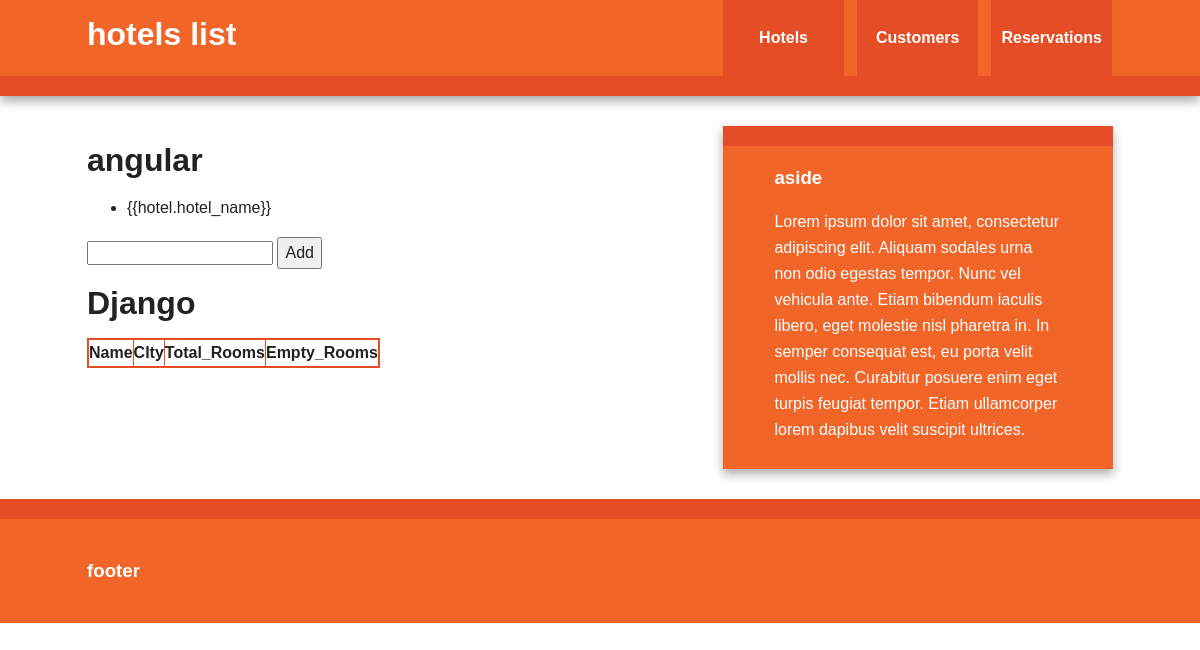
The page /reservation/allhotels on the database as committed earlier.
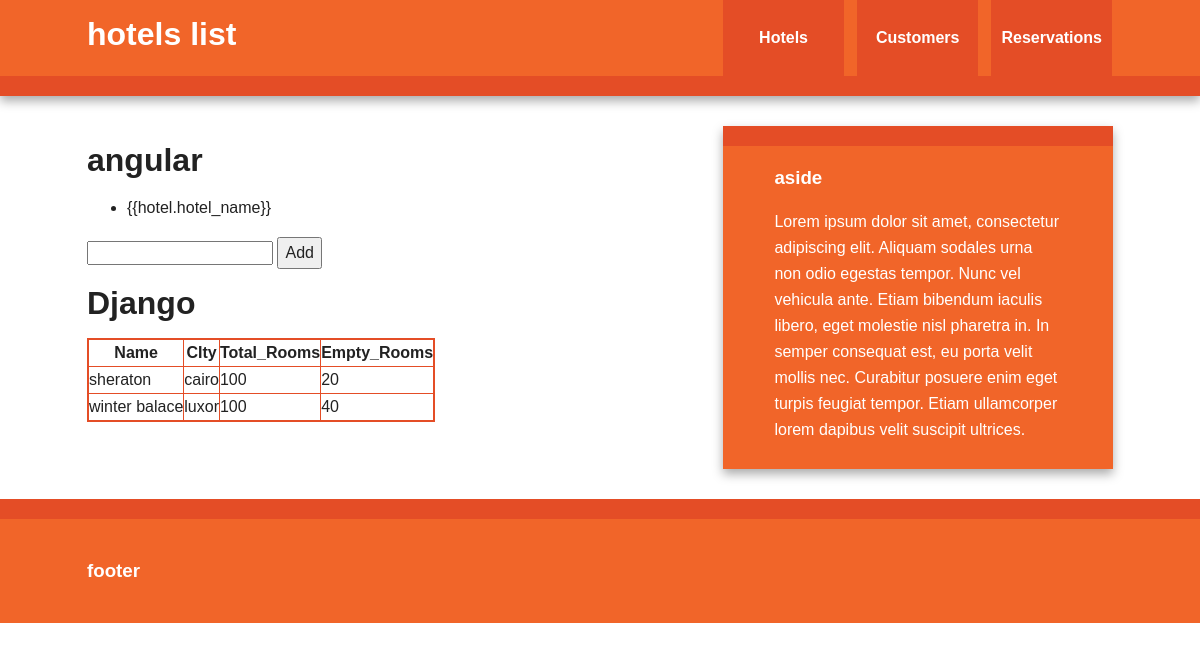
The same page on the database as committed later.
### reservation/models.py (models this page shows, shortened)
class Hotel(models.Model):
    hotel_name=models.CharField(max_length=100)
    hotel_city=models.CharField(max_length=100)
    all_rooms=models.IntegerField()
    empty_rooms=models.IntegerField()

### reservation/views.py (the view)
# urls.py: url(r"allhotels",AllHotels),
def AllHotels(request):
    return render(request,"reservation/hotel.html",
                    {'hotel':Hotel.objects.all()}
                 )

### templates/reservation/hotel.html
{% extends "base.html"%} {% block title %} hotels list {% endblock %} {% block content %}
<h1>
    angular
</h1>
{% verbatim %}
<div ng-controller="HotelReservation">
    <ul>
        <div ng-repeat="hotel in hotels">
            <li>
                {{hotel.hotel_name}}
            </li>
        </div>
    </ul>
    <input type="text" ng-model="new_hotel">
    <button ng-click="add_new_hotel(new_hotel,hotels)">Add</button>
</div>
{% endverbatim %}
<h1>Django</h1>
<table class="cinereousTable" border="solid 2px">
    <th> Name</th>
    <th> CIty</th>
    <th> Total_Rooms</th>
    <th> Empty_Rooms</th>
    {% for hotel in hotel %}
    <tr>
        <td>{{hotel.hotel_name}}</td>
        <td>{{hotel.hotel_city}}</td>
        <td>{{hotel.all_rooms}}</td>
        <td>{{hotel.empty_rooms}}</td>
    </tr>
    {% endfor %}
</table>
{% endblock %}

Rows that differ between the two databases and show on the page:
added Hotel: hotel_name "sheraton", hotel_city "cairo", all_rooms "100", empty_rooms "20"
added Hotel: hotel_name "winter balace", hotel_city "luxor", all_rooms "100", empty_rooms "40"
